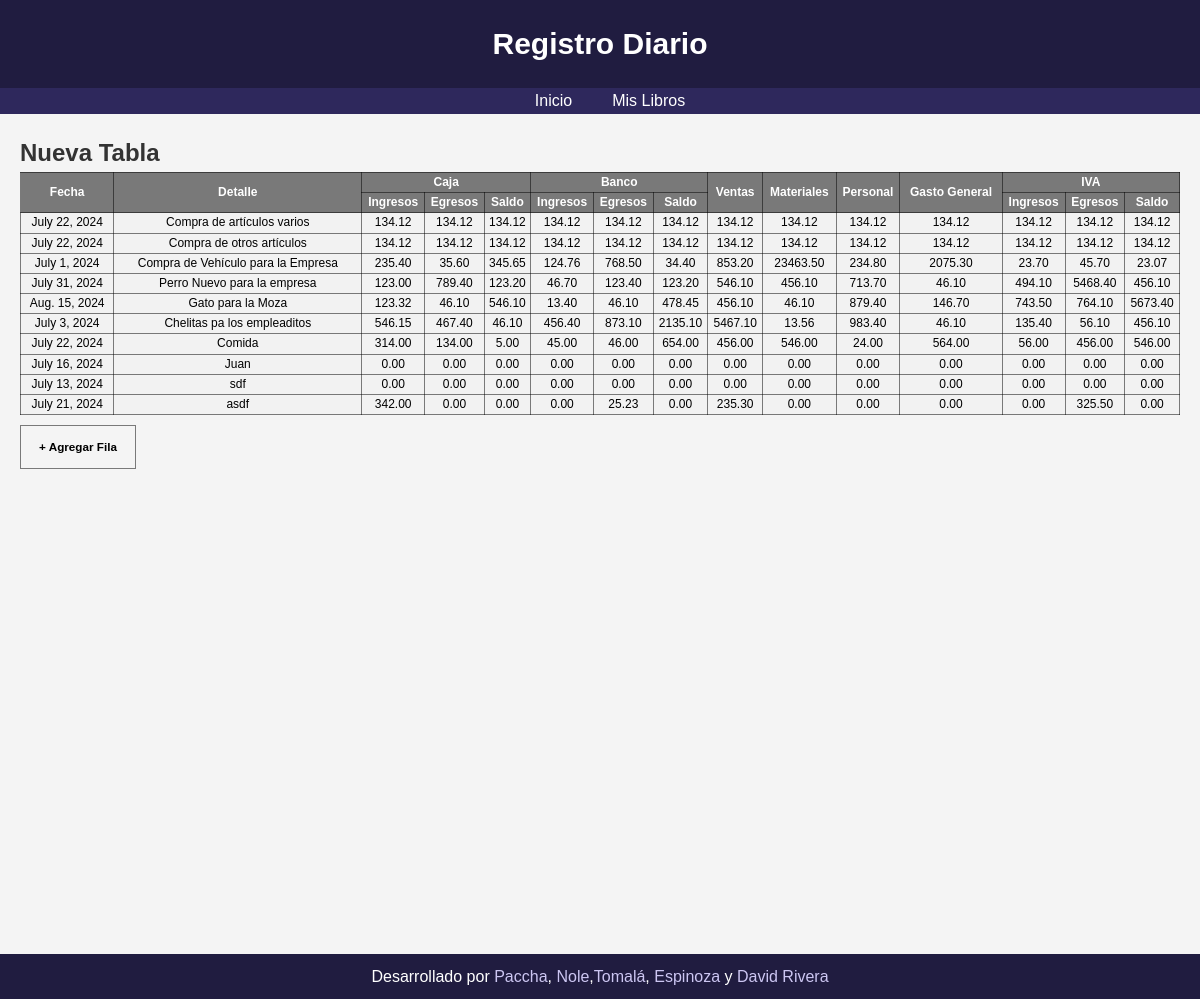
/ver_tabla/1/, run on the app's committed database.
### app_libro_registro/models.py (models this page shows, shortened)
class TablaRegistro(models.Model):
    descripcion = models.CharField(max_length=100)

class RowTablaRegistro(models.Model):
    fecha = models.DateField()
    detalle = models.CharField(max_length=100)
    caja = models.ForeignKey(SubRow, related_name='caja', on_delete=models.CASCADE)
    banco = models.ForeignKey(SubRow, related_name='banco', on_delete=models.CASCADE)
    ventas = models.DecimalField(max_digits=10, decimal_places=2)
    costos_materiales = models.DecimalField(max_digits=10, decimal_places=2)
    costos_personal = models.DecimalField(max_digits=10, decimal_places=2)
    gastos_generales = models.DecimalField(max_digits=10, decimal_places=2)
    iva = models.ForeignKey(SubRow, related_name='iva', on_delete=models.CASCADE)
    TablaRegistro = models.ForeignKey('TablaRegistro', on_delete=models.CASCADE)

class SubRow(models.Model):
    ingresos = models.DecimalField(max_digits=10, decimal_places=2)
    egresos = models.DecimalField(max_digits=10, decimal_places=2)
    saldo = models.DecimalField(max_digits=10, decimal_places=2)

### app_libro_registro/views.py (the view)
# urls.py: path('ver_tabla/<int:id>/', ver_tabla, name='ver_tabla'),
def ver_tabla(request, id):
    tabla = TablaRegistro.objects.get(id=id)
    tabla_rows = RowTablaRegistro.objects.values()
    tabla_rows_subrows = SubRow.objects.values()
    libro = {
        'nombre': tabla.descripcion,
        'rows': []
    }
    for row in tabla_rows:
        for subrow in tabla_rows_subrows:
            if row['caja_id'] == subrow['id']:
                row['caja'] = subrow
            if row['banco_id'] == subrow['id']:
                row['banco'] = subrow
            if row['iva_id'] == subrow['id']:
                row['iva'] = subrow
        if row['TablaRegistro_id'] == tabla.id:
            libro['rows'].append(row)
    return render(request, 'ver_tabla.html', {
        'libro': libro,
        'tabla_id' : id
    })

### app_libro_registro/templates/ver_tabla.html (shortened to what this page needs)
{% extends 'layouts/base.html' %}
{% load static %}
{% block extra_css %}
<link rel="stylesheet" href="{% static 'css/ver_tabla.css' %}">
{% endblock %}
{% block content %}
<h2>{{ libro.nombre }}</h2>
<table>
  <tr>
    <th rowspan="2">Fecha</th>
    <th rowspan="2">Detalle</th>
    <th colspan="3">Caja</th>
    <th colspan="3">Banco</th>
    <th rowspan="2">Ventas</th>
    <th rowspan="2">Materiales</th>
    <th rowspan="2">Personal</th>
    <th rowspan="2">Gasto General</th>
    <th colspan="3">IVA</th>
  </tr>
  <tr>
    <th>Ingresos</th>
    <th>Egresos</th>
    <th>Saldo</th>
    <th>Ingresos</th>
    <th>Egresos</th>
    <th>Saldo</th>
    <th>Ingresos</th>
    <th>Egresos</th>
    <th>Saldo</th>
  </tr>
 {% for row in libro.rows %}
  <tr>
    <td>{{row.fecha}}</td>
    <td>{{row.detalle}}</td>
    <td>{{row.caja.ingresos}}</td>
    <td>{{row.caja.egresos}}</td>
    <td>{{row.caja.saldo}}</td>
    <td>{{row.banco.ingresos}}</td>
    <td>{{row.banco.egresos}}</td>
    <td>{{row.banco.saldo}}</td>
    <td>{{row.ventas}}</td>
    <td>{{row.costos_materiales}}</td>
    <td>{{row.costos_personal}}</td>
    <td>{{row.gastos_generales}}</td>
    <td>{{row.iva.ingresos}}</td>
    <td>{{row.iva.egresos}}</td>
    <td>{{row.iva.saldo}}</td>
  </tr>
  {% endfor %}
</table>
<div class="agregar"><a href="{% url 'agregar_fila' tabla_id %}"><h3>+ Agregar Fila</h3></a></div>
{% endblock %}

### static/css/base.css (style rules this page uses)
* { margin: 0; padding: 0; box-sizing: border-box; font-family: Arial, Helvetica, sans-serif; }
body { background-color: #f4f4f4; color: #333; font-size: 16px; line-height: 1.6; }
a { text-decoration: none; color: #fff; }

### static/css/ver_tabla.css (style rules this page uses)
.agregar { border-style: solid; border-color: #00000080; border-width: 1px; padding: 1%; font-size: 10px; text-align: center; width: 10%; }
.agregar a { color: black }
table { border-collapse: collapse; width: 100%; margin-bottom: 10px; }
th, td { background-color: #f2f2f2; color: black; font-size: 12px; text-align: center; border: 1px solid #00000080; }
th { background-color: #00000080; color: white; font-weight: bold; }

### data on the page
TablaRegistro: nombre "Nueva Tabla"
RowTablaRegistro: fecha "July 22, 2024", detalle "Compra de artículos varios", caja.ingresos "134.12", caja.egresos "134.12", caja.saldo "134.12", banco.ingresos "134.12", banco.egresos "134.12", banco.saldo "134.12", ventas "134.12", costos_materiales "134.12", costos_personal "134.12", gastos_generales "134.12", iva.ingresos "134.12", iva.egresos "134.12", iva.saldo "134.12"
RowTablaRegistro: fecha "July 22, 2024", detalle "Compra de otros artículos", caja.ingresos "134.12", caja.egresos "134.12", caja.saldo "134.12", banco.ingresos "134.12", banco.egresos "134.12", banco.saldo "134.12", ventas "134.12", costos_materiales "134.12", costos_personal "134.12", gastos_generales "134.12", iva.ingresos "134.12", iva.egresos "134.12", iva.saldo "134.12"
RowTablaRegistro: fecha "July 1, 2024", detalle "Compra de Vehículo para la Empresa", caja.ingresos "235.40", caja.egresos "35.60", caja.saldo "345.65", banco.ingresos "124.76", banco.egresos "768.50", banco.saldo "34.40", ventas "853.20", costos_materiales "23463.50", costos_personal "234.80", gastos_generales "2075.30", iva.ingresos "23.70", iva.egresos "45.70", iva.saldo "23.07"
RowTablaRegistro: fecha "July 31, 2024", detalle "Perro Nuevo para la empresa", caja.ingresos "123.00", caja.egresos "789.40", caja.saldo "123.20", banco.ingresos "46.70", banco.egresos "123.40", banco.saldo "123.20", ventas "546.10", costos_materiales "456.10", costos_personal "713.70", gastos_generales "46.10", iva.ingresos "494.10", iva.egresos "5468.40", iva.saldo "456.10"
RowTablaRegistro: fecha "Aug. 15, 2024", detalle "Gato para la Moza", caja.ingresos "123.32", caja.egresos "46.10", caja.saldo "546.10", banco.ingresos "13.40", banco.egresos "46.10", banco.saldo "478.45", ventas "456.10", costos_materiales "46.10", costos_personal "879.40", gastos_generales "146.70", iva.ingresos "743.50", iva.egresos "764.10", iva.saldo "5673.40"
RowTablaRegistro: fecha "July 3, 2024", detalle "Chelitas pa los empleaditos", caja.ingresos "546.15", caja.egresos "467.40", caja.saldo "46.10", banco.ingresos "456.40", banco.egresos "873.10", banco.saldo "2135.10", ventas "5467.10", costos_materiales "13.56", costos_personal "983.40", gastos_generales "46.10", iva.ingresos "135.40", iva.egresos "56.10", iva.saldo "456.10"
RowTablaRegistro: fecha "July 22, 2024", detalle "Comida", caja.ingresos "314.00", caja.egresos "134.00", caja.saldo "5.00", banco.ingresos "45.00", banco.egresos "46.00", banco.saldo "654.00", ventas "456.00", costos_materiales "546.00", costos_personal "24.00", gastos_generales "564.00", iva.ingresos "56.00", iva.egresos "456.00", iva.saldo "546.00"
RowTablaRegistro: fecha "July 16, 2024", detalle "Juan", caja.ingresos "0.00", caja.egresos "0.00", caja.saldo "0.00", banco.ingresos "0.00", banco.egresos "0.00", banco.saldo "0.00", ventas "0.00", costos_materiales "0.00", costos_personal "0.00", gastos_generales "0.00", iva.ingresos "0.00", iva.egresos "0.00", iva.saldo "0.00"
RowTablaRegistro: fecha "July 13, 2024", detalle "sdf", caja.ingresos "0.00", caja.egresos "0.00", caja.saldo "0.00", banco.ingresos "0.00", banco.egresos "0.00", banco.saldo "0.00", ventas "0.00", costos_materiales "0.00", costos_personal "0.00", gastos_generales "0.00", iva.ingresos "0.00", iva.egresos "0.00", iva.saldo "0.00"
RowTablaRegistro: fecha "July 21, 2024", detalle "asdf", caja.ingresos "342.00", caja.egresos "0.00", caja.saldo "0.00", banco.ingresos "0.00", banco.egresos "25.23", banco.saldo "0.00", ventas "235.30", costos_materiales "0.00", costos_personal "0.00", gastos_generales "0.00", iva.ingresos "0.00", iva.egresos "325.50", iva.saldo "0.00"
